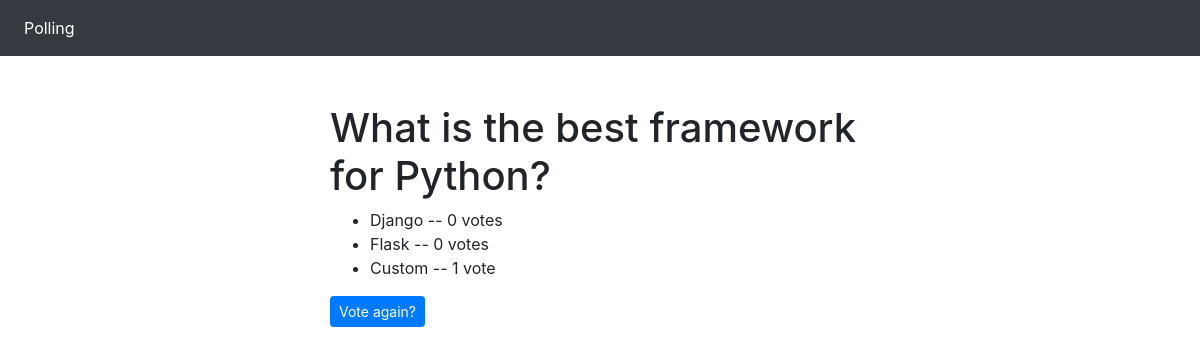
Page /polls/1/results/ on the committed database.
### polls/models.py (models this page shows, shortened)
class Question(models.Model):
    question_text = models.CharField(max_length=200)
    pub_date = models.DateTimeField('date published')

class Choice(models.Model):
    question = models.ForeignKey(Question, on_delete=models.CASCADE)
    choice_text = models.CharField(max_length=200)
    votes = models.IntegerField(default=0)

### polls/views.py (the view)
# urls.py: path('<int:pk>/results/', views.ResultsView.as_view(), name='results'),
class ResultsView(generic.DetailView):
    model = Question
    template_name = 'polls/results.html'

### templates/polls/results.html
{% extends 'base.html' %}
{% block content %}
<h1>{{ question.question_text }}</h1>
<ul>
{% for choice in question.choice_set.all %}
    <li>{{ choice.choice_text }} -- {{ choice.votes }} vote{{ choice.votes|pluralize }}</li>
{% endfor %}
</ul>
<a href="{% url 'polls:detail' question.id %}" class="btn btn-primary btn-sm">Vote again?</a>
{% endblock %}

### rows in the picture
Question: question_text "What is the best framework for Python?"
Choice: choice_text "Django", votes "0"
Choice: choice_text "Flask", votes "0"
Choice: choice_text "Custom", votes "1"
